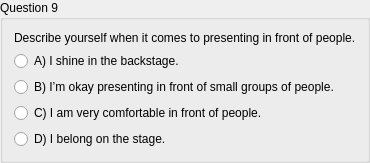
        <widget class="QGroupBox" name="groupBox_17">
         <property name="title">
          <string>Question 9</string>
         </property>
         <layout class="QGridLayout" name="gridLayout_19">
          <item row="2" column="0">
           <widget class="QRadioButton" name="radioButton_21">
            <property name="text">
             <string>B) I’m okay presenting in front of small groups of people.</string>
            </property>
           </widget>
          </item>
          <item row="1" column="0">
           <widget class="QRadioButton" name="radioButton_20">
            <property name="text">
             <string>A) I shine in the backstage.</string>
            </property>
           </widget>
          </item>
          <item row="3" column="0">
           <widget class="QRadioButton" name="radioButton_22">
            <property name="text">
             <string>C) I am very comfortable in front of people. </string>
            </property>
           </widget>
          </item>
          <item row="0" column="0">
           <widget class="QLabel" name="label_18">
            <property name="text">
             <string>Describe yourself when it comes to presenting in front of people.</string>
            </property>
           </widget>
          </item>
          <item row="4" column="0">
           <widget class="QRadioButton" name="radioButton_23">
            <property name="text">
             <string>D) I belong on the stage.</string>
            </property>
           </widget>
          </item>
         </layout>
        </widget>
